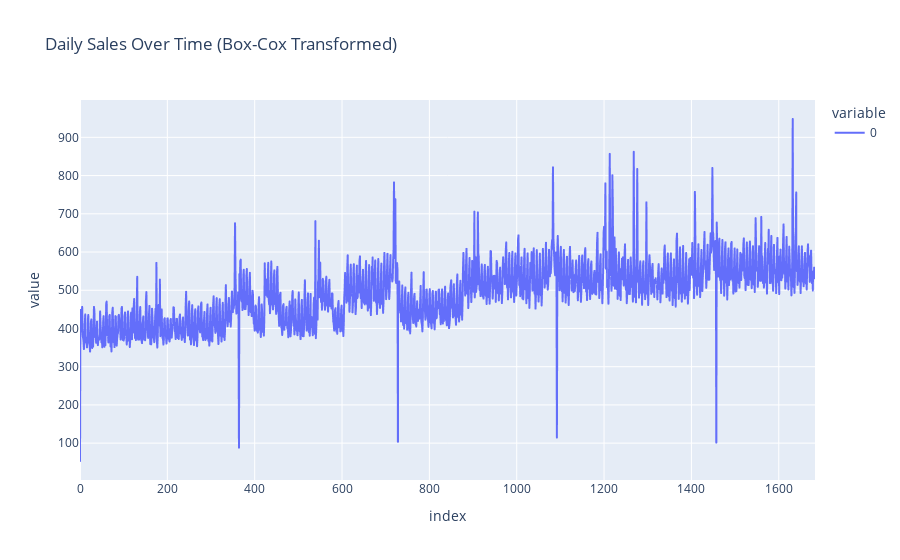

The notebook cell saved with this chart:
### Code cell
from scipy.stats import boxcox

df_grouped_by_day_boxcox, fitted_lambda = boxcox(df_grouped_by_day)  

fig = px.line(df_grouped_by_day_boxcox, title = 'Daily Sales Over Time (Box-Cox Transformed)')

fig.show()

### Figure 1 — Plotly figure (JSON) as saved in the notebook; plotly's stock layout.template omitted (floating-point values rounded to 4 significant figures; data arrays with more than 128 entries replaced by an {"elided": "..."} marker saying what was removed)
{"data": [{"hovertemplate": "variable=0<br>index=%{x}<br>value=%{y}<extra></extra>", "legendgroup": "0", "line": {"color": "#636efa", "dash": "solid"}, "marker": {"symbol": "circle"}, "mode": "lines", "name": "0", "showlegend": true, "type": "scattergl", "x": {"elided": "1684 int values"}, "xaxis": "x", "y": {"elided": "1684 float values"}, "yaxis": "y"}], "layout": {"legend": {"title": {"text": "variable"}, "tracegroupgap": 0}, "title": {"text": "Daily Sales Over Time (Box-Cox Transformed)"}, "xaxis": {"anchor": "y", "domain": [0, 1], "title": {"text": "index"}}, "yaxis": {"anchor": "x", "domain": [0, 1], "title": {"text": "value"}}}}
